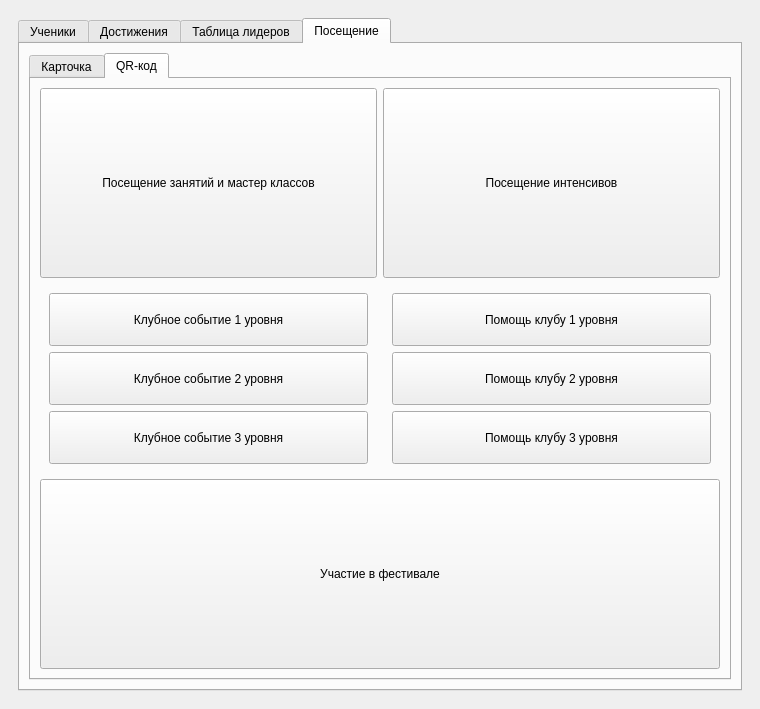
<?xml version="1.0" encoding="UTF-8"?>
<ui version="4.0">
 <class>MainWindow</class>
 <widget class="QMainWindow" name="MainWindow">
  <property name="geometry">
   <rect>
    <x>0</x>
    <y>0</y>
    <width>760</width>
    <height>709</height>
   </rect>
  </property>
  <property name="windowTitle">
   <string>Smart Qube</string>
  </property>
  <property name="animated">
   <bool>true</bool>
  </property>
  <widget class="QWidget" name="centralwidget">
   <layout class="QVBoxLayout" name="verticalLayout_2">
    <item>
     <widget class="QScrollArea" name="scrollArea_3">
      <property name="frameShape">
       <enum>QFrame::NoFrame</enum>
      </property>
      <property name="frameShadow">
       <enum>QFrame::Plain</enum>
      </property>
      <property name="lineWidth">
       <number>1</number>
      </property>
      <property name="midLineWidth">
       <number>0</number>
      </property>
      <property name="widgetResizable">
       <bool>true</bool>
      </property>
      <widget class="QWidget" name="scrollAreaWidgetContents_3">
       <property name="geometry">
        <rect>
         <x>0</x>
         <y>0</y>
         <width>742</width>
         <height>691</height>
        </rect>
       </property>
       <layout class="QHBoxLayout" name="horizontalLayout_6">
        <item>
         <widget class="QTabWidget" name="tabWidget">
          <property name="focusPolicy">
           <enum>Qt::TabFocus</enum>
          </property>
          <property name="tabPosition">
           <enum>QTabWidget::North</enum>
          </property>
          <property name="tabShape">
           <enum>QTabWidget::Rounded</enum>
          </property>
          <property name="currentIndex">
           <number>3</number>
          </property>
          <property name="documentMode">
           <bool>false</bool>
          </property>
          <property name="tabsClosable">
           <bool>false</bool>
          </property>
          <property name="movable">
           <bool>false</bool>
          </property>
          <property name="tabBarAutoHide">
           <bool>false</bool>
          </property>
          <widget class="QWidget" name="tab_ucheniki">
           <attribute name="title">
            <string>Ученики</string>
           </attribute>
           <layout class="QGridLayout" name="gridLayout_6">
            <item row="2" column="0">
             <widget class="QLineEdit" name="lineEdit_uch_search">
              <property name="enabled">
               <bool>true</bool>
              </property>
             </widget>
            </item>
            <item row="3" column="0" colspan="2">
             <widget class="QTableWidget" name="tableWidget_uch">
              <property name="frameShape">
               <enum>QFrame::StyledPanel</enum>
              </property>
              <property name="frameShadow">
               <enum>QFrame::Sunken</enum>
              </property>
              <property name="lineWidth">
               <number>1</number>
              </property>
              <property name="midLineWidth">
               <number>0</number>
              </property>
              <property name="dragEnabled">
               <bool>false</bool>
              </property>
              <property name="alternatingRowColors">
               <bool>false</bool>
              </property>
              <property name="verticalScrollMode">
               <enum>QAbstractItemView::ScrollPerPixel</enum>
              </property>
              <property name="horizontalScrollMode">
               <enum>QAbstractItemView::ScrollPerPixel</enum>
              </property>
              <property name="showGrid">
               <bool>true</bool>
              </property>
              <property name="sortingEnabled">
               <bool>true</bool>
              </property>
              <property name="wordWrap">
               <bool>true</bool>
              </property>
              <property name="cornerButtonEnabled">
               <bool>true</bool>
              </property>
              <attribute name="horizontalHeaderVisible">
               <bool>false</bool>
              </attribute>
              <attribute name="horizontalHeaderCascadingSectionResizes">
               <bool>false</bool>
              </attribute>
              <attribute name="horizontalHeaderDefaultSectionSize">
               <number>85</number>
              </attribute>
              <attribute name="horizontalHeaderHighlightSections">
               <bool>true</bool>
              </attribute>
              <attribute name="horizontalHeaderMinimumSectionSize">
               <number>50</number>
              </attribute>
              <attribute name="horizontalHeaderStretchLastSection">
               <bool>true</bool>
              </attribute>
              <attribute name="verticalHeaderVisible">
               <bool>false</bool>
              </attribute>
              <attribute name="verticalHeaderCascadingSectionResizes">
               <bool>false</bool>
              </attribute>
              <row>
               <property name="text">
                <string>New Row</string>
               </property>
              </row>
              <row>
               <property name="text">
                <string>New Row</string>
               </property>
              </row>
              <column>
               <property name="text">
                <string>ID</string>
               </property>
              </column>
              <column>
               <property name="text">
                <string>ФИО</string>
               </property>
              </column>
              <column>
               <property name="text">
                <string>Кубики всего</string>
               </property>
              </column>
              <column>
               <property name="text">
                <string>Кубикорубли</string>
               </property>
              </column>
              <column>
               <property name="text">
                <string>Достижений</string>
               </property>
              </column>
              <column>
               <property name="text">
                <string>Часов</string>
               </property>
              </column>
              <column>
               <property name="text">
                <string>Карта</string>
               </property>
              </column>
             </widget>
            </item>
            <item row="2" column="1">
             <widget class="QPushButton" name="pushButton_uch_search">
              <property name="text">
               <string>Поиск</string>
              </property>
             </widget>
            </item>
            <item row="1" column="0" colspan="2">
             <widget class="QLabel" name="label_uch_list">
              <property name="text">
               <string>Список учеников</string>
              </property>
              <property name="alignment">
               <set>Qt::AlignCenter</set>
              </property>
             </widget>
            </item>
            <item row="0" column="0" colspan="2">
             <widget class="QGroupBox" name="groupBox_add_new_uch">
              <property name="title">
               <string>Добавление нового ученика</string>
              </property>
              <layout class="QGridLayout" name="gridLayout_2">
               <item row="1" column="2">
                <widget class="QLabel" name="label_user_image_2">
                 <property name="text">
                  <string/>
                 </property>
                 <property name="pixmap">
                  <pixmap>logo.png</pixmap>
                 </property>
                </widget>
               </item>
               <item row="3" column="2">
                <widget class="QPushButton" name="pushButton_delete_image_2">
                 <property name="text">
                  <string>Удалить </string>
                 </property>
                </widget>
               </item>
               <item row="0" column="2">
                <widget class="QPushButton" name="pushButton_select_image_3">
                 <property name="text">
                  <string>Выбрать картинку</string>
                 </property>
                </widget>
               </item>
               <item row="3" column="1">
                <widget class="QPushButton" name="pushButton_add_new_uch">
                 <property name="text">
                  <string>Добавить ученика</string>
                 </property>
                </widget>
               </item>
               <item row="1" column="1">
                <widget class="QWidget" name="widget" native="true">
                 <layout class="QGridLayout" name="gridLayout_3">
                  <item row="0" column="0">
                   <widget class="QLabel" name="label_uch_name">
                    <property name="text">
                     <string>Фио</string>
                    </property>
                    <property name="buddy">
                     <cstring>lineEdit_uch_name</cstring>
                    </property>
                   </widget>
                  </item>
                  <item row="1" column="1">
                   <widget class="QLineEdit" name="lineEdit_uch_login">
                    <property name="maximumSize">
                     <size>
                      <width>16777215</width>
                      <height>16777215</height>
                     </size>
                    </property>
                   </widget>
                  </item>
                  <item row="2" column="0">
                   <widget class="QLabel" name="label_uch_pass">
                    <property name="maximumSize">
                     <size>
                      <width>78</width>
                      <height>16777215</height>
                     </size>
                    </property>
                    <property name="text">
                     <string>Пароль</string>
                    </property>
                    <property name="buddy">
                     <cstring>lineEdit_ush_pass</cstring>
                    </property>
                   </widget>
                  </item>
                  <item row="2" column="1">
                   <widget class="QLineEdit" name="lineEdit_ush_pass">
                    <property name="maximumSize">
                     <size>
                      <width>16777215</width>
                      <height>16777215</height>
                     </size>
                    </property>
                   </widget>
                  </item>
                  <item row="1" column="0">
                   <widget class="QLabel" name="label_uch_login">
                    <property name="maximumSize">
                     <size>
                      <width>78</width>
                      <height>16777215</height>
                     </size>
                    </property>
                    <property name="text">
                     <string>Логин</string>
                    </property>
                    <property name="buddy">
                     <cstring>lineEdit_uch_login</cstring>
                    </property>
                   </widget>
                  </item>
                  <item row="2" column="2">
                   <widget class="QPushButton" name="pushButton_password_generation">
                    <property name="text">
                     <string>Сгенерировать пароль</string>
                    </property>
                   </widget>
                  </item>
                  <item row="0" column="1" colspan="2">
                   <widget class="QLineEdit" name="lineEdit_uch_name"/>
                  </item>
                 </layout>
                </widget>
               </item>
              </layout>
             </widget>
            </item>
           </layout>
          </widget>
          <widget class="QWidget" name="tab_achivment">
           <attribute name="title">
            <string>Достижения</string>
           </attribute>
           <layout class="QGridLayout" name="gridLayout_7">
            <item row="3" column="2">
             <widget class="QSpinBox" name="spinBox_reward_search"/>
            </item>
            <item row="3" column="1">
             <widget class="QLabel" name="label_reward">
              <property name="text">
               <string>Награда:</string>
              </property>
              <property name="alignment">
               <set>Qt::AlignRight|Qt::AlignTrailing|Qt::AlignVCenter</set>
              </property>
             </widget>
            </item>
            <item row="1" column="0" colspan="4">
             <widget class="QLabel" name="label_all_achiv">
              <property name="text">
               <string>Все достижения</string>
              </property>
              <property name="alignment">
               <set>Qt::AlignCenter</set>
              </property>
             </widget>
            </item>
            <item row="0" column="0" colspan="4">
             <widget class="QGroupBox" name="groupBox_add_achiv">
              <property name="minimumSize">
               <size>
                <width>0</width>
                <height>336</height>
               </size>
              </property>
              <property name="title">
               <string>Добавление достижения</string>
              </property>
              <layout class="QGridLayout" name="gridLayout_4">
               <item row="2" column="0">
                <widget class="QLabel" name="label_achiv_name_2">
                 <property name="text">
                  <string>Название достижения</string>
                 </property>
                </widget>
               </item>
               <item row="7" column="2">
                <widget class="QComboBox" name="comboBox_achiv_type">
                 <property name="enabled">
                  <bool>true</bool>
                 </property>
                 <item>
                  <property name="text">
                   <string>Обычное</string>
                  </property>
                 </item>
                 <item>
                  <property name="text">
                   <string>Городское</string>
                  </property>
                 </item>
                 <item>
                  <property name="text">
                   <string>Областное</string>
                  </property>
                 </item>
                 <item>
                  <property name="text">
                   <string>Федеральное</string>
                  </property>
                 </item>
                 <item>
                  <property name="text">
                   <string>Международное</string>
                  </property>
                 </item>
                 <item>
                  <property name="text">
                   <string>Особое</string>
                  </property>
                 </item>
                </widget>
               </item>
               <item row="4" column="0" colspan="3">
                <widget class="QLabel" name="label_achiv_image_2">
                 <property name="text">
                  <string/>
                 </property>
                 <property name="pixmap">
                  <pixmap>logo.png</pixmap>
                 </property>
                 <property name="scaledContents">
                  <bool>false</bool>
                 </property>
                </widget>
               </item>
               <item row="5" column="0" colspan="3">
                <widget class="QPushButton" name="pushButton_delete_image">
                 <property name="text">
                  <string>Удалить</string>
                 </property>
                </widget>
               </item>
               <item row="3" column="0" colspan="3">
                <widget class="QPushButton" name="pushButton_select_image_2">
                 <property name="text">
                  <string>Выбрать картинку</string>
                 </property>
                </widget>
               </item>
               <item row="7" column="3">
                <widget class="QCheckBox" name="checkBox_achiv_type_2">
                 <property name="layoutDirection">
                  <enum>Qt::LeftToRight</enum>
                 </property>
                 <property name="text">
                  <string>Награда для всех</string>
                 </property>
                 <property name="checked">
                  <bool>false</bool>
                 </property>
                 <property name="tristate">
                  <bool>false</bool>
                 </property>
                </widget>
               </item>
               <item row="7" column="4">
                <widget class="QSpinBox" name="spinBox_reward_search_2">
                 <property name="enabled">
                  <bool>false</bool>
                 </property>
                </widget>
               </item>
               <item row="4" column="3" colspan="2">
                <widget class="QTableWidget" name="tableWidget_uch_in_achiv">
                 <property name="enabled">
                  <bool>true</bool>
                 </property>
                 <property name="verticalScrollMode">
                  <enum>QAbstractItemView::ScrollPerPixel</enum>
                 </property>
                 <property name="horizontalScrollMode">
                  <enum>QAbstractItemView::ScrollPerPixel</enum>
                 </property>
                 <property name="sortingEnabled">
                  <bool>true</bool>
                 </property>
                 <attribute name="horizontalHeaderCascadingSectionResizes">
                  <bool>false</bool>
                 </attribute>
                 <attribute name="horizontalHeaderShowSortIndicator" stdset="0">
                  <bool>true</bool>
                 </attribute>
                 <attribute name="horizontalHeaderStretchLastSection">
                  <bool>true</bool>
                 </attribute>
                 <attribute name="verticalHeaderVisible">
                  <bool>false</bool>
                 </attribute>
                 <column>
                  <property name="text">
                   <string>ID</string>
                  </property>
                 </column>
                 <column>
                  <property name="text">
                   <string>ФИО</string>
                  </property>
                 </column>
                 <column>
                  <property name="text">
                   <string>Награда</string>
                  </property>
                 </column>
                </widget>
               </item>
               <item row="3" column="3" colspan="2">
                <widget class="QPushButton" name="pushButton_add_uch_to_achiv">
                 <property name="text">
                  <string>Добавить участника</string>
                 </property>
                </widget>
               </item>
               <item row="2" column="1" colspan="4">
                <widget class="QLineEdit" name="lineEdit_achiv_name_2"/>
               </item>
               <item row="11" column="0" colspan="5">
                <widget class="QPushButton" name="pushButton_add_achive_2">
                 <property name="text">
                  <string>Добавить достижение</string>
                 </property>
                </widget>
               </item>
               <item row="7" column="0">
                <widget class="QLabel" name="label">
                 <property name="text">
                  <string>Тип достижения</string>
                 </property>
                </widget>
               </item>
               <item row="5" column="3">
                <widget class="QLabel" name="label_2">
                 <property name="text">
                  <string>Очков для достижения</string>
                 </property>
                </widget>
               </item>
               <item row="5" column="4">
                <widget class="QSpinBox" name="spinBox_reward_search_3">
                 <property name="enabled">
                  <bool>true</bool>
                 </property>
                </widget>
               </item>
              </layout>
             </widget>
            </item>
            <item row="2" column="0" colspan="3">
             <widget class="QLineEdit" name="lineEdit_achiv_search"/>
            </item>
            <item row="3" column="0">
             <widget class="QComboBox" name="comboBox_type_search">
              <property name="maximumSize">
               <size>
                <width>100</width>
                <height>100</height>
               </size>
              </property>
              <item>
               <property name="text">
                <string>Выбор типа...</string>
               </property>
              </item>
              <item>
               <property name="text">
                <string>Обычное</string>
               </property>
              </item>
              <item>
               <property name="text">
                <string>Городское</string>
               </property>
              </item>
              <item>
               <property name="text">
                <string>Областное</string>
               </property>
              </item>
              <item>
               <property name="text">
                <string>Федеральное</string>
               </property>
              </item>
              <item>
               <property name="text">
                <string>Международное</string>
               </property>
              </item>
             </widget>
            </item>
            <item row="2" column="3" rowspan="3">
             <widget class="QPushButton" name="pushButton_achiv_search">
              <property name="minimumSize">
               <size>
                <width>0</width>
                <height>45</height>
               </size>
              </property>
              <property name="text">
               <string>Поиск</string>
              </property>
             </widget>
            </item>
            <item row="5" column="0" colspan="4">
             <widget class="QTableWidget" name="tableWidget_achiv">
              <property name="alternatingRowColors">
               <bool>false</bool>
              </property>
              <property name="verticalScrollMode">
               <enum>QAbstractItemView::ScrollPerPixel</enum>
              </property>
              <property name="horizontalScrollMode">
               <enum>QAbstractItemView::ScrollPerPixel</enum>
              </property>
              <property name="sortingEnabled">
               <bool>true</bool>
              </property>
              <attribute name="horizontalHeaderCascadingSectionResizes">
               <bool>false</bool>
              </attribute>
              <attribute name="horizontalHeaderMinimumSectionSize">
               <number>100</number>
              </attribute>
              <attribute name="horizontalHeaderShowSortIndicator" stdset="0">
               <bool>true</bool>
              </attribute>
              <attribute name="horizontalHeaderStretchLastSection">
               <bool>true</bool>
              </attribute>
              <attribute name="verticalHeaderVisible">
               <bool>false</bool>
              </attribute>
              <column>
               <property name="text">
                <string>ID</string>
               </property>
              </column>
              <column>
               <property name="text">
                <string>Название</string>
               </property>
              </column>
              <column>
               <property name="text">
                <string>Награда</string>
               </property>
              </column>
              <column>
               <property name="text">
                <string>Тип</string>
               </property>
              </column>
              <column>
               <property name="text">
                <string>ID Учеников</string>
               </property>
              </column>
              <column>
               <property name="text">
                <string>Ученики %</string>
               </property>
              </column>
             </widget>
            </item>
           </layout>
          </widget>
          <widget class="QWidget" name="tab_leaderboard">
           <attribute name="title">
            <string>Таблица лидеров</string>
           </attribute>
           <layout class="QHBoxLayout" name="horizontalLayout_4">
            <item>
             <widget class="QTableWidget" name="tableWidget_leaderboard">
              <property name="lineWidth">
               <number>1</number>
              </property>
              <property name="editTriggers">
               <set>QAbstractItemView::NoEditTriggers</set>
              </property>
              <property name="dragEnabled">
               <bool>false</bool>
              </property>
              <property name="selectionMode">
               <enum>QAbstractItemView::NoSelection</enum>
              </property>
              <property name="verticalScrollMode">
               <enum>QAbstractItemView::ScrollPerPixel</enum>
              </property>
              <property name="horizontalScrollMode">
               <enum>QAbstractItemView::ScrollPerPixel</enum>
              </property>
              <property name="sortingEnabled">
               <bool>true</bool>
              </property>
              <property name="wordWrap">
               <bool>true</bool>
              </property>
              <property name="rowCount">
               <number>0</number>
              </property>
              <property name="columnCount">
               <number>4</number>
              </property>
              <attribute name="horizontalHeaderCascadingSectionResizes">
               <bool>true</bool>
              </attribute>
              <attribute name="horizontalHeaderDefaultSectionSize">
               <number>110</number>
              </attribute>
              <attribute name="horizontalHeaderMinimumSectionSize">
               <number>99</number>
              </attribute>
              <attribute name="horizontalHeaderStretchLastSection">
               <bool>true</bool>
              </attribute>
              <column>
               <property name="text">
                <string>ФИО</string>
               </property>
              </column>
              <column>
               <property name="text">
                <string>Всего кубиков</string>
               </property>
              </column>
              <column>
               <property name="text">
                <string>Кубиков за месяц</string>
               </property>
              </column>
              <column>
               <property name="text">
                <string>Кубиков за год</string>
               </property>
              </column>
             </widget>
            </item>
           </layout>
          </widget>
          <widget class="QWidget" name="lessons">
           <attribute name="title">
            <string>Посещение</string>
           </attribute>
           <layout class="QGridLayout" name="gridLayout_5">
            <item row="0" column="0">
             <widget class="QTabWidget" name="tabWidget_2">
              <property name="currentIndex">
               <number>1</number>
              </property>
              <widget class="QWidget" name="tab">
               <attribute name="title">
                <string>Карточка</string>
               </attribute>
               <layout class="QGridLayout" name="gridLayout">
                <item row="1" column="1">
                 <widget class="QWidget" name="widget_3" native="true">
                  <layout class="QVBoxLayout" name="verticalLayout_3">
                   <item>
                    <widget class="QPushButton" name="pushButton_help_1">
                     <property name="sizePolicy">
                      <sizepolicy hsizetype="Preferred" vsizetype="Preferred">
                       <horstretch>0</horstretch>
                       <verstretch>0</verstretch>
                      </sizepolicy>
                     </property>
                     <property name="text">
                      <string>Помощь клубу 1 уровня</string>
                     </property>
                    </widget>
                   </item>
                   <item>
                    <widget class="QPushButton" name="pushButton_help_2">
                     <property name="sizePolicy">
                      <sizepolicy hsizetype="Preferred" vsizetype="Preferred">
                       <horstretch>0</horstretch>
                       <verstretch>0</verstretch>
                      </sizepolicy>
                     </property>
                     <property name="text">
                      <string>Помощь клубу 2 уровня</string>
                     </property>
                    </widget>
                   </item>
                   <item>
                    <widget class="QPushButton" name="pushButton_help_3">
                     <property name="sizePolicy">
                      <sizepolicy hsizetype="Preferred" vsizetype="Preferred">
                       <horstretch>0</horstretch>
                       <verstretch>0</verstretch>
                      </sizepolicy>
                     </property>
                     <property name="text">
                      <string>Помощь клубу 3 уровня</string>
                     </property>
                    </widget>
                   </item>
                  </layout>
                 </widget>
                </item>
                <item row="1" column="0">
                 <widget class="QWidget" name="widget_2" native="true">
                  <layout class="QVBoxLayout" name="verticalLayout">
                   <item>
                    <widget class="QPushButton" name="pushButton_club_1">
                     <property name="sizePolicy">
                      <sizepolicy hsizetype="Preferred" vsizetype="Preferred">
                       <horstretch>0</horstretch>
                       <verstretch>0</verstretch>
                      </sizepolicy>
                     </property>
                     <property name="text">
                      <string>Клубное событие 1 уровня</string>
                     </property>
                    </widget>
                   </item>
                   <item>
                    <widget class="QPushButton" name="pushButton_club_2">
                     <property name="sizePolicy">
                      <sizepolicy hsizetype="Preferred" vsizetype="Preferred">
                       <horstretch>0</horstretch>
                       <verstretch>0</verstretch>
                      </sizepolicy>
                     </property>
                     <property name="text">
                      <string>Клубное событие 2 уровня</string>
                     </property>
                    </widget>
                   </item>
                   <item>
                    <widget class="QPushButton" name="pushButton_club_3">
                     <property name="sizePolicy">
                      <sizepolicy hsizetype="Preferred" vsizetype="Ignored">
                       <horstretch>0</horstretch>
                       <verstretch>0</verstretch>
                      </sizepolicy>
                     </property>
                     <property name="text">
                      <string>Клубное событие 3 уровня</string>
                     </property>
                    </widget>
                   </item>
                  </layout>
                 </widget>
                </item>
                <item row="0" column="0">
                 <widget class="QPushButton" name="pushButton_lesson">
                  <property name="sizePolicy">
                   <sizepolicy hsizetype="Preferred" vsizetype="Preferred">
                    <horstretch>0</horstretch>
                    <verstretch>0</verstretch>
                   </sizepolicy>
                  </property>
                  <property name="text">
                   <string>Посещение занятий и мастер классов</string>
                  </property>
                 </widget>
                </item>
                <item row="0" column="1">
                 <widget class="QPushButton" name="pushButton_intensiv">
                  <property name="sizePolicy">
                   <sizepolicy hsizetype="Preferred" vsizetype="Preferred">
                    <horstretch>0</horstretch>
                    <verstretch>0</verstretch>
                   </sizepolicy>
                  </property>
                  <property name="text">
                   <string>Посещение интенсивов</string>
                  </property>
                 </widget>
                </item>
                <item row="2" column="0" colspan="2">
                 <widget class="QPushButton" name="pushButton_festival">
                  <property name="sizePolicy">
                   <sizepolicy hsizetype="Preferred" vsizetype="Preferred">
                    <horstretch>0</horstretch>
                    <verstretch>0</verstretch>
                   </sizepolicy>
                  </property>
                  <property name="text">
                   <string>Участие в фестивале</string>
                  </property>
                 </widget>
                </item>
               </layout>
              </widget>
              <widget class="QWidget" name="tab_2">
               <attribute name="title">
                <string>QR-код</string>
               </attribute>
               <layout class="QGridLayout" name="gridLayout_8">
                <item row="1" column="0">
                 <widget class="QWidget" name="widget_4" native="true">
                  <layout class="QGridLayout" name="gridLayout_9">
                   <item row="1" column="0">
                    <widget class="QPushButton" name="pushButton_3">
                     <property name="sizePolicy">
                      <sizepolicy hsizetype="Preferred" vsizetype="Preferred">
                       <horstretch>0</horstretch>
                       <verstretch>0</verstretch>
                      </sizepolicy>
                     </property>
                     <property name="text">
                      <string>Клубное событие 2 уровня</string>
                     </property>
                    </widget>
                   </item>
                   <item row="0" column="0">
                    <widget class="QPushButton" name="pushButton_5">
                     <property name="sizePolicy">
                      <sizepolicy hsizetype="Preferred" vsizetype="Preferred">
                       <horstretch>0</horstretch>
                       <verstretch>0</verstretch>
                      </sizepolicy>
                     </property>
                     <property name="text">
                      <string>Клубное событие 1 уровня</string>
                     </property>
                    </widget>
                   </item>
                   <item row="2" column="0">
                    <widget class="QPushButton" name="pushButton_6">
                     <property name="sizePolicy">
                      <sizepolicy hsizetype="Preferred" vsizetype="Preferred">
                       <horstretch>0</horstretch>
                       <verstretch>0</verstretch>
                      </sizepolicy>
                     </property>
                     <property name="text">
                      <string>Клубное событие 3 уровня</string>
                     </property>
                    </widget>
                   </item>
                  </layout>
                 </widget>
                </item>
                <item row="1" column="1">
                 <widget class="QWidget" name="widget_5" native="true">
                  <layout class="QGridLayout" name="gridLayout_10">
                   <item row="0" column="0">
                    <widget class="QPushButton" name="pushButton_4">
                     <property name="sizePolicy">
                      <sizepolicy hsizetype="Preferred" vsizetype="Preferred">
                       <horstretch>0</horstretch>
                       <verstretch>0</verstretch>
                      </sizepolicy>
                     </property>
                     <property name="text">
                      <string>Помощь клубу 1 уровня</string>
                     </property>
                    </widget>
                   </item>
                   <item row="2" column="0">
                    <widget class="QPushButton" name="pushButton_7">
                     <property name="sizePolicy">
                      <sizepolicy hsizetype="Preferred" vsizetype="Preferred">
                       <horstretch>0</horstretch>
                       <verstretch>0</verstretch>
                      </sizepolicy>
                     </property>
                     <property name="text">
                      <string>Помощь клубу 3 уровня</string>
                     </property>
                    </widget>
                   </item>
                   <item row="1" column="0">
                    <widget class="QPushButton" name="pushButton_8">
                     <property name="sizePolicy">
                      <sizepolicy hsizetype="Preferred" vsizetype="Preferred">
                       <horstretch>0</horstretch>
                       <verstretch>0</verstretch>
                      </sizepolicy>
                     </property>
                     <property name="text">
                      <string>Помощь клубу 2 уровня</string>
                     </property>
                    </widget>
                   </item>
                  </layout>
                 </widget>
                </item>
                <item row="0" column="0">
                 <widget class="QPushButton" name="pushButton">
                  <property name="sizePolicy">
                   <sizepolicy hsizetype="Preferred" vsizetype="Preferred">
                    <horstretch>0</horstretch>
                    <verstretch>0</verstretch>
                   </sizepolicy>
                  </property>
                  <property name="text">
                   <string>Посещение занятий и мастер классов</string>
                  </property>
                 </widget>
                </item>
                <item row="0" column="1">
                 <widget class="QPushButton" name="pushButton_2">
                  <property name="sizePolicy">
                   <sizepolicy hsizetype="Preferred" vsizetype="Preferred">
                    <horstretch>0</horstretch>
                    <verstretch>0</verstretch>
                   </sizepolicy>
                  </property>
                  <property name="text">
                   <string>Посещение интенсивов</string>
                  </property>
                 </widget>
                </item>
                <item row="2" column="0" colspan="2">
                 <widget class="QPushButton" name="pushButton_9">
                  <property name="sizePolicy">
                   <sizepolicy hsizetype="Minimum" vsizetype="Preferred">
                    <horstretch>0</horstretch>
                    <verstretch>0</verstretch>
                   </sizepolicy>
                  </property>
                  <property name="text">
                   <string>Участие в фестивале</string>
                  </property>
                 </widget>
                </item>
               </layout>
              </widget>
             </widget>
            </item>
           </layout>
          </widget>
         </widget>
        </item>
       </layout>
      </widget>
     </widget>
    </item>
   </layout>
  </widget>
 </widget>
 <resources/>
 <connections>
  <connection>
   <sender>checkBox_achiv_type_2</sender>
   <signal>toggled(bool)</signal>
   <receiver>spinBox_reward_search_2</receiver>
   <slot>setEnabled(bool)</slot>
   <hints>
    <hint type="sourcelabel">
     <x>581</x>
     <y>343</y>
    </hint>
    <hint type="destinationlabel">
     <x>718</x>
     <y>345</y>
    </hint>
   </hints>
  </connection>
 </connections>
</ui>
